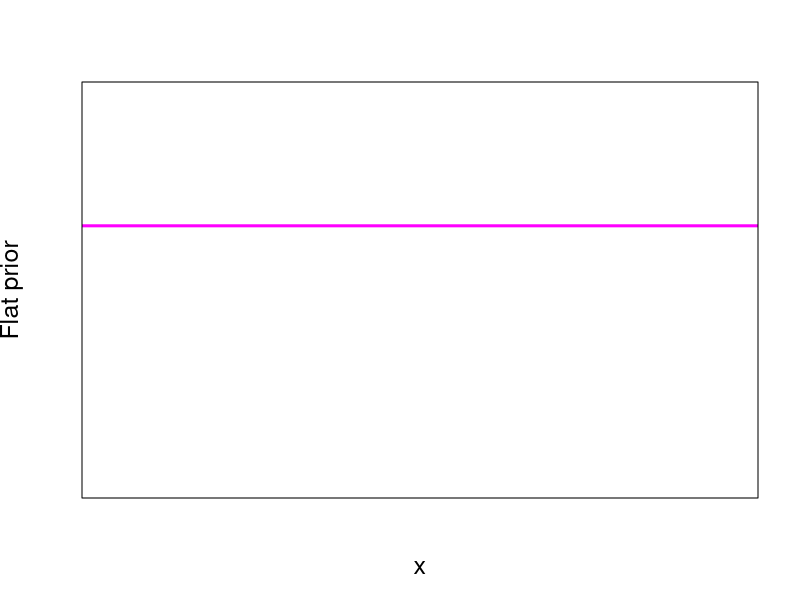

The R script that drew this image:
print('file: D1-PriorFlat.R') 
xp = c(-0.5,1.5); yp = c(1,1)
# png('PriorFlat220308.png',width=16,height=12,units='cm',res=300)
plot(xp,yp,type='l',lwd=3,col='magenta',las=1,cex=0.4,
     xaxt='n',yaxt='n',xlab='x',ylab='Flat prior', # bty='n',
     xlim=c(0,1),ylim=c(0,1.5),cex.lab=1.5)
# dev.off()